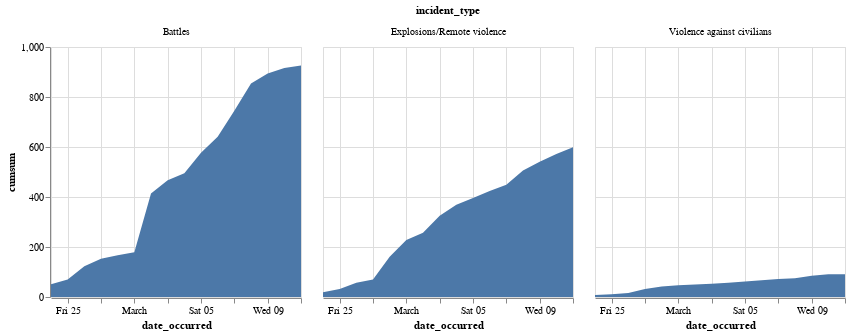

Write notebook code for a chart like this one.
### Markdown cell above
#### Facet charts for the fatalities

### Code cell
alt.Chart(fatalities_df).mark_area().encode(
    x="date_occurred:T", y="cumsum:Q", facet="incident_type"
).properties(width=250, height=250)

### Figure 1 — Vega-Lite specification as saved in the notebook (floating-point values rounded to 4 significant figures)
{"config": {"view": {"continuousWidth": 400, "continuousHeight": 300}}, "data": {"name": "data-aa57da395c6c98fca7a98ebabfadb92e"}, "mark": "area", "encoding": {"facet": {"type": "nominal", "field": "incident_type"}, "x": {"type": "temporal", "field": "date_occurred"}, "y": {"type": "quantitative", "field": "cumsum"}}, "height": 250, "width": 250, "$schema": "https://vega.github.io/schema/vega-lite/v4.8.1.json", "datasets": {"data-aa57da395c6c98fca7a98ebabfadb92e": [{"date_occurred": "2022-02-24", "incident_type": "Battles", "fatalities": 51.0, "cumsum": 51.0}, {"date_occurred": "2022-02-25", "incident_type": "Battles", "fatalities": 19.0, "cumsum": 70.0}, {"date_occurred": "2022-02-26", "incident_type": "Battles", "fatalities": 53.0, "cumsum": 123.0}, {"date_occurred": "2022-02-27", "incident_type": "Battles", "fatalities": 30.0, "cumsum": 153.0}, {"date_occurred": "2022-02-28", "incident_type": "Battles", "fatalities": 14.0, "cumsum": 167.0}, {"date_occurred": "2022-03-01", "incident_type": "Battles", "fatalities": 12.0, "cumsum": 179.0}, {"date_occurred": "2022-03-02", "incident_type": "Battles", "fatalities": 235.0, "cumsum": 414.0}, {"date_occurred": "2022-03-03", "incident_type": "Battles", "fatalities": 53.0, "cumsum": 467.0}, {"date_occurred": "2022-03-04", "incident_type": "Battles", "fatalities": 28.0, "cumsum": 495.0}, {"date_occurred": "2022-03-05", "incident_type": "Battles", "fatalities": 82.0, "cumsum": 577.0}, {"date_occurred": "2022-03-06", "incident_type": "Battles", "fatalities": 64.0, "cumsum": 641.0}, {"date_occurred": "2022-03-07", "incident_type": "Battles", "fatalities": 104.0, "cumsum": 745.0}, {"date_occurred": "2022-03-08", "incident_type": "Battles", "fatalities": 109.0, "cumsum": 854.0}, {"date_occurred": "2022-03-09", "incident_type": "Battles", "fatalities": 40.0, "cumsum": 894.0}, {"date_occurred": "2022-03-10", "incident_type": "Battles", "fatalities": 22.0, "cumsum": 916.0}, {"date_occurred": "2022-03-11", "incident_type": "Battles", "fatalities": 10.0, "cumsum": 926.0}, {"date_occurred": "2022-02-24", "incident_type": "Explosions/Remote violence", "fatalities": 19.0, "cumsum": 19.0}, {"date_occurred": "2022-02-25", "incident_type": "Explosions/Remote violence", "fatalities": 13.0, "cumsum": 32.0}, {"date_occurred": "2022-02-26", "incident_type": "Explosions/Remote violence", "fatalities": 25.0, "cumsum": 57.0}, {"date_occurred": "2022-02-27", "incident_type": "Explosions/Remote violence", "fatalities": 13.0, "cumsum": 70.0}, {"date_occurred": "2022-02-28", "incident_type": "Explosions/Remote violence", "fatalities": 91.0, "cumsum": 161.0}, {"date_occurred": "2022-03-01", "incident_type": "Explosions/Remote violence", "fatalities": 67.0, "cumsum": 228.0}, {"date_occurred": "2022-03-02", "incident_type": "Explosions/Remote violence", "fatalities": 29.0, "cumsum": 257.0}, {"date_occurred": "2022-03-03", "incident_type": "Explosions/Remote violence", "fatalities": 68.0, "cumsum": 325.0}, {"date_occurred": "2022-03-04", "incident_type": "Explosions/Remote violence", "fatalities": 44.0, "cumsum": 369.0}, {"date_occurred": "2022-03-05", "incident_type": "Explosions/Remote violence", "fatalities": 27.0, "cumsum": 396.0}, {"date_occurred": "2022-03-06", "incident_type": "Explosions/Remote violence", "fatalities": 28.0, "cumsum": 424.0}, {"date_occurred": "2022-03-07", "incident_type": "Explosions/Remote violence", "fatalities": 25.0, "cumsum": 449.0}, {"date_occurred": "2022-03-08", "incident_type": "Explosions/Remote violence", "fatalities": 57.0, "cumsum": 506.0}, {"date_occurred": "2022-03-09", "incident_type": "Explosions/Remote violence", "fatalities": 35.0, "cumsum": 541.0}, {"date_occurred": "2022-03-10", "incident_type": "Explosions/Remote violence", "fatalities": 31.0, "cumsum": 572.0}, {"date_occurred": "2022-03-11", "incident_type": "Explosions/Remote violence", "fatalities": 27.0, "cumsum": 599.0}, {"date_occurred": "2022-02-24", "incident_type": "Violence against civilians", "fatalities": 8.0, "cumsum": 8.0}, {"date_occurred": "2022-02-25", "incident_type": "Violence against civilians", "fatalities": 3.0, "cumsum": 11.0}, {"date_occurred": "2022-02-26", "incident_type": "Violence against civilians", "fatalities": 5.0, "cumsum": 16.0}, {"date_occurred": "2022-02-27", "incident_type": "Violence against civilians", "fatalities": 16.0, "cumsum": 32.0}, {"date_occurred": "2022-02-28", "incident_type": "Violence against civilians", "fatalities": 10.0, "cumsum": 42.0}, {"date_occurred": "2022-03-01", "incident_type": "Violence against civilians", "fatalities": 5.0, "cumsum": 47.0}, {"date_occurred": "2022-03-02", "incident_type": "Violence against civilians", "fatalities": 3.0, "cumsum": 50.0}, {"date_occurred": "2022-03-03", "incident_type": "Violence against civilians", "fatalities": 3.0, "cumsum": 53.0}, {"date_occurred": "2022-03-04", "incident_type": "Violence against civilians", "fatalities": 4.0, "cumsum": 57.0}, {"date_occurred": "2022-03-05", "incident_type": "Violence against civilians", "fatalities": 5.0, "cumsum": 62.0}, {"date_occurred": "2022-03-06", "incident_type": "Violence against civilians", "fatalities": 5.0, "cumsum": 67.0}, {"date_occurred": "2022-03-07", "incident_type": "Violence against civilians", "fatalities": 5.0, "cumsum": 72.0}, {"date_occurred": "2022-03-08", "incident_type": "Violence against civilians", "fatalities": 3.0, "cumsum": 75.0}, {"date_occurred": "2022-03-09", "incident_type": "Violence against civilians", "fatalities": 10.0, "cumsum": 85.0}, {"date_occurred": "2022-03-10", "incident_type": "Violence against civilians", "fatalities": 6.0, "cumsum": 91.0}, {"date_occurred": "2022-03-11", "incident_type": "Violence against civilians", "fatalities": 0.0, "cumsum": 91.0}]}}
